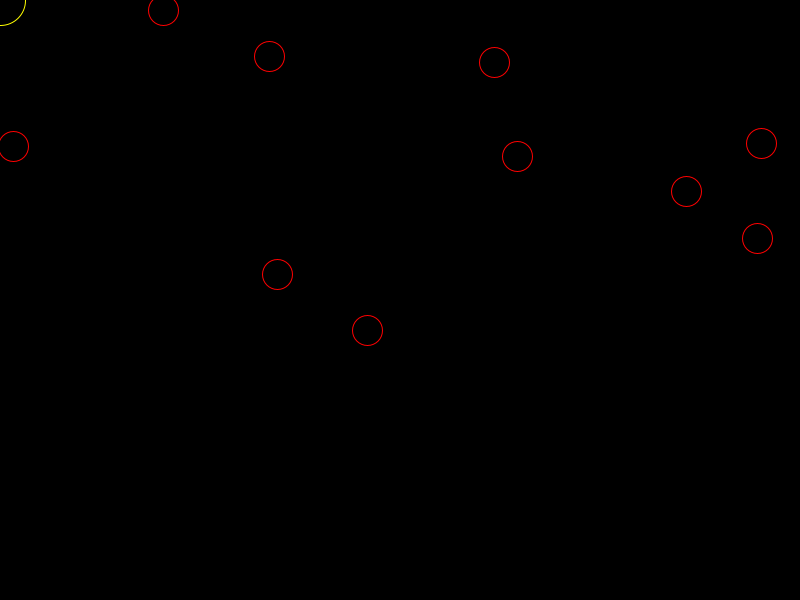
Frame 1 (no input)
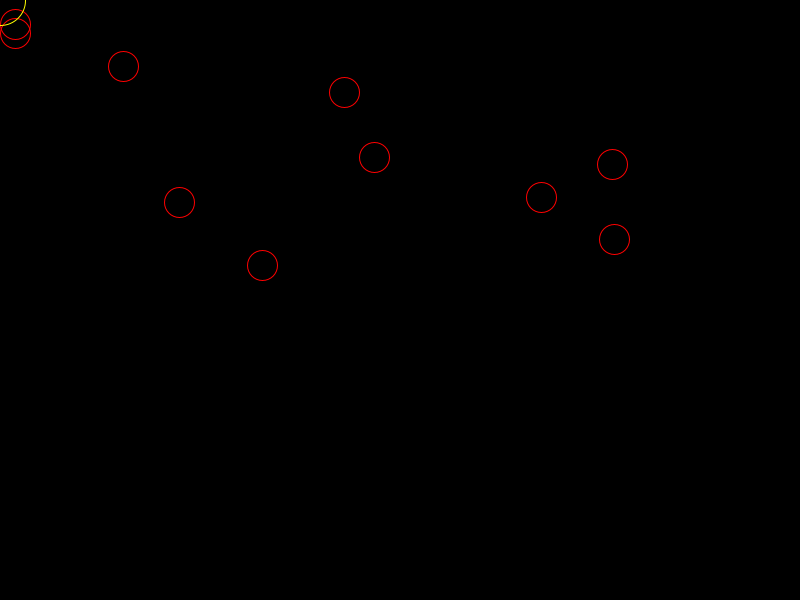
Frame 60 (the mouse pressed at the canvas centre just before this capture)
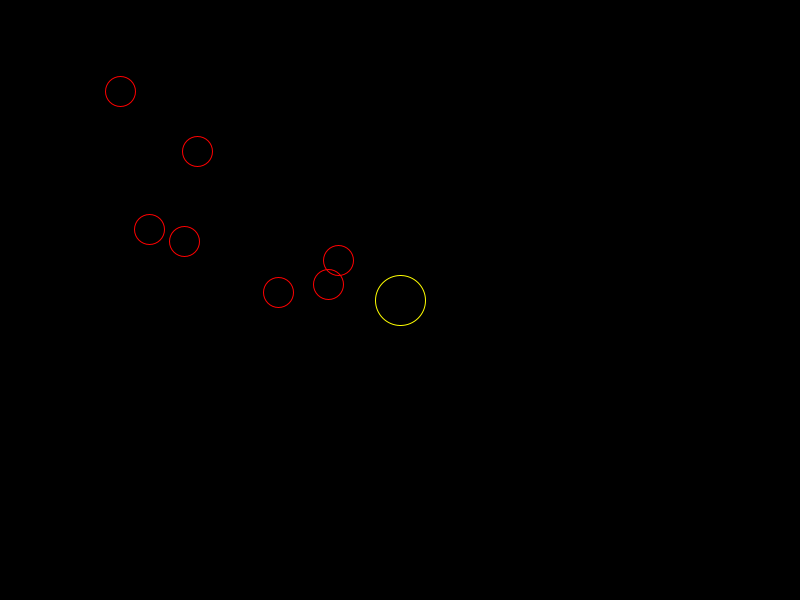
Frame 120 (the mouse held since frame 60 and released just before this capture)

The Processing sketch that drew these frames (run headless with seeded random() and noise(); from frame 60 on, the mouse is pressed at the canvas centre):

// Processing sketch: GravityAtraction
// ── GravityAtraction.pde
Chaser[] bolas;

void setup(){
  size(800, 600);
  //fullScreen();
  bolas = new Chaser[10];
  for(int i=0; i < bolas.length; i++){
    bolas[i] = new Chaser();
  }

}

void draw(){
  float sX = mouseX;
  float sY = mouseY;
  background(0);
  noFill();
  
  for(Chaser b : bolas){
    b.update(sX, sY);
    stroke(255, 0, 0);
    b.display();
  }
  stroke(255, 255, 0);
  ellipse(sX, sY, 50, 50);
  //bola.update();
  ////bola.borders();
  //bola.display();
}

// ── Chaser.pde
class Chaser{
  PVector position;
  PVector velocity;
  PVector acceleration;
  
  Chaser(){
    this.position = new PVector(random(0, width), random(0, height));
    this.velocity = new PVector(0.5, 1);
    this.acceleration = new PVector(0, 0);
  }
  
  void update(float sX, float sY){
    PVector star = new PVector(sX, sY);
    star.sub(this.position);
    this.acceleration = star;
    this.acceleration.setMag(0.1);
    this.velocity.add(this.acceleration);
    this.velocity.limit(5);
    this.position.add(this.velocity);
  }
  
  void display(){
    ellipse(this.position.x, this.position.y, 30, 30);
  }
  
  void borders(){
    /*
    if(this.position.x > width && this.velocity.x > 0) this.velocity.x *= -1;
    
    if(this.position.x < 0 && this.velocity.x < 0) this.velocity.x *= -1;
                                                                             //Código para kikar nas paredes ;-;
    if(this.position.y > height && this.velocity.y > 0) this.velocity.y *= -1;
    
    if(this.position.y < 0 && this.velocity.y < 0) this.velocity.y *= -1;
    */
    
    if(this.position.x > width) this.position.x = 0;
    
    if(this.position.x < 0) this.position.x = width;
                                                     //Código para atravessar as bordas ;-;
    if(this.position.y > height) this.position.y = 0;
    
    if(this.position.y < 0) this.position.y = height;
    
  }
}
